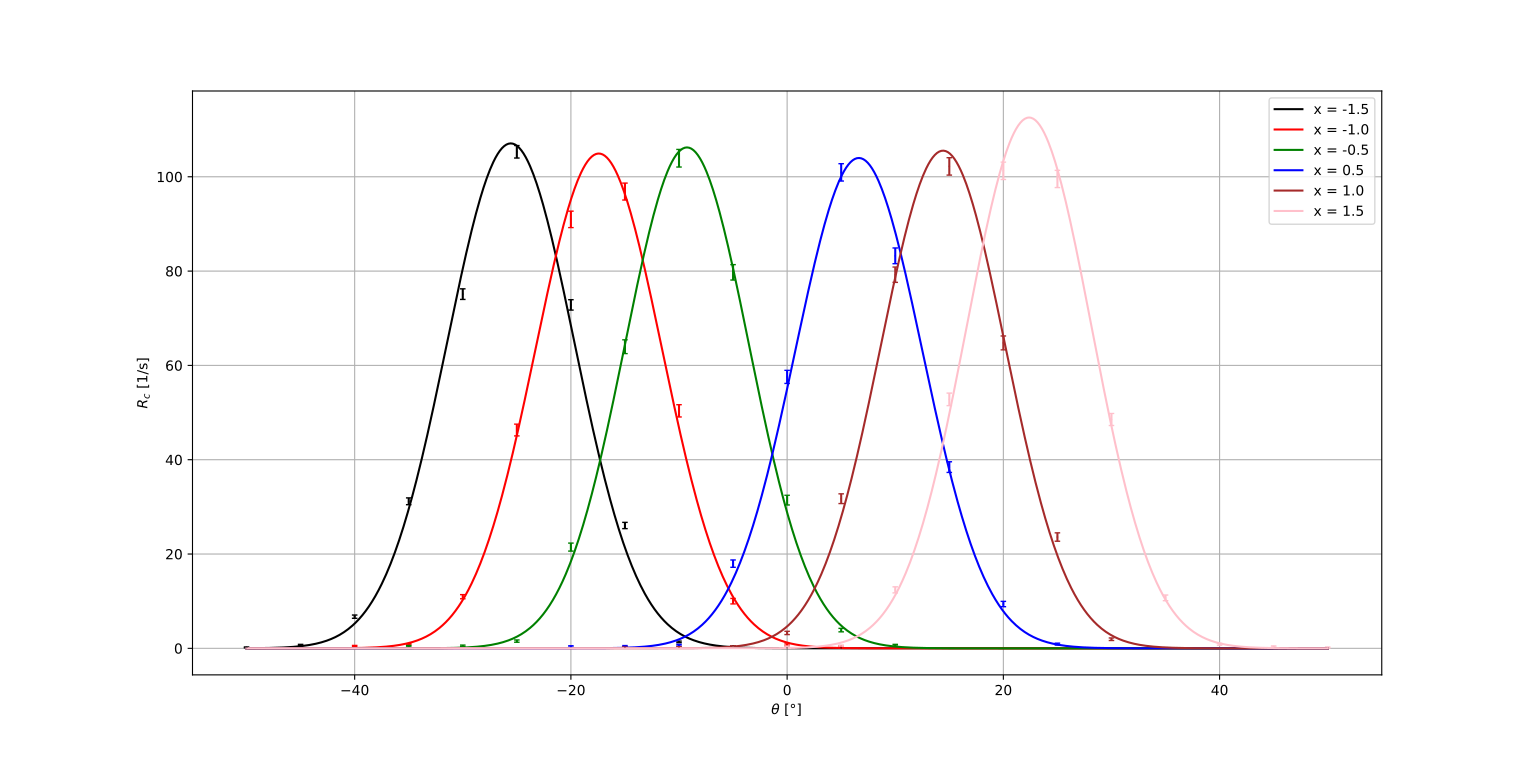

Here is the Python script that generated this plot:
import pandas as pd
import matplotlib.pyplot as plt
import numpy as np
from scipy.optimize import curve_fit

dados = pd.read_excel('dados.xlsx', sheet_name= 'Plano equidistante')

_3_x_theta, _3_x_Rc, _3_x_Rc_err = dados['theta [graus]'][0:12], dados['Rc corr'][0:12], dados['eRc corr'][0:12]
_2_x_theta, _2_x_Rc, _2_x_Rc_err = dados['theta [graus]'][12:22], dados['Rc corr'][12:22], dados['eRc corr'][12:22]
_1_x_theta, _1_x_Rc, _1_x_Rc_err = dados['theta [graus]'][22:32], dados['Rc corr'][22:32], dados['eRc corr'][22:32]
x_1_theta, x_1_Rc, x_1_Rc_err = dados['theta [graus]'][32:42], dados['Rc corr'][32:42], dados['eRc corr'][32:42]
x_2_theta, x_2_Rc, x_2_Rc_err = dados['theta [graus]'][42:52], dados['Rc corr'][42:52], dados['eRc corr'][42:52]
x_3_theta, x_3_Rc, x_3_Rc_err = dados['theta [graus]'][52:], dados['Rc corr'][52:], dados['eRc corr'][52:]

def gaussian(x, A, mu, sigma):
    return A * np.exp(-(x - mu)**2 / (2 * sigma**2))

params_3, covariance_3 = curve_fit(gaussian, _3_x_theta, _3_x_Rc, sigma=_3_x_Rc_err, p0=(100, -25, 1))
params_2, covariance_2 = curve_fit(gaussian, _2_x_theta, _2_x_Rc, sigma=_2_x_Rc_err, p0=(100, -15, 1))
params_1, covariance_1 = curve_fit(gaussian, _1_x_theta, _1_x_Rc, sigma=_1_x_Rc_err, p0=(100, -10, 1))
params_x1, covariance_x1 = curve_fit(gaussian, x_1_theta, x_1_Rc, sigma=x_1_Rc_err, p0=(100, 5, 1))
params_x2, covariance_x2 = curve_fit(gaussian, x_2_theta, x_2_Rc, sigma=x_2_Rc_err, p0=(100, 15, 1))
params_x3, covariance_x3 = curve_fit(gaussian, x_3_theta, x_3_Rc, sigma=x_3_Rc_err, p0=(100, 20, 1))

x_values = np.linspace(min(_3_x_theta), max(x_3_theta), 1000)

plt.errorbar(_3_x_theta, _3_x_Rc, yerr = _3_x_Rc_err, color = 'black', capsize = 2,fmt='.', ecolor='black', markersize=0.5 )
plt.errorbar(_2_x_theta, _2_x_Rc, yerr = _2_x_Rc_err,  color = 'red', capsize = 2,fmt='.', ecolor='red', markersize=0.5 )
plt.errorbar(_1_x_theta, _1_x_Rc, yerr = _1_x_Rc_err,  color = 'green', capsize = 2,fmt='.', ecolor='green', markersize=0.5 )
plt.errorbar(x_1_theta, x_1_Rc, yerr = x_1_Rc_err,  color = 'blue', capsize = 2,fmt='.', ecolor='blue', markersize=0.5 )
plt.errorbar(x_2_theta, x_2_Rc, yerr = x_2_Rc_err,  color = 'brown', capsize = 2,fmt='.', ecolor='brown', markersize=0.5 )
plt.errorbar(x_3_theta, x_3_Rc, yerr = x_3_Rc_err, color = 'pink', capsize = 2,fmt='.', ecolor='pink', markersize=0.5 )
plt.plot(x_values, gaussian(x_values, *params_3), label='x = -1.5', color='black')
plt.plot(x_values, gaussian(x_values, *params_2), label='x = -1.0', color='red')
plt.plot(x_values, gaussian(x_values, *params_1), label='x = -0.5', color='green')
plt.plot(x_values, gaussian(x_values, *params_x1), label='x = 0.5', color='blue')
plt.plot(x_values, gaussian(x_values, *params_x2), label='x = 1.0', color='brown')
plt.plot(x_values, gaussian(x_values, *params_x3), label='x = 1.5', color='pink')
plt.xlabel(f'$\\theta $ [$\degree$]')
plt.ylabel(f'$R_c$ [1/s]')
plt.legend()
plt.grid(True)
plt.show()

def r_squared(data, fit):
    ss_res = np.sum((data - fit)**2)
    ss_tot = np.sum((data - np.mean(data))**2)
    r2 = 1 - (ss_res / ss_tot)
    return r2

r2_3 = r_squared(_3_x_Rc, gaussian(_3_x_theta, *params_3))
r2_2 = r_squared(_2_x_Rc, gaussian(_2_x_theta, *params_2))
r2_1 = r_squared(_1_x_Rc, gaussian(_1_x_theta, *params_1))
r2_x1 = r_squared(x_1_Rc, gaussian(x_1_theta, *params_x1))
r2_x2 = r_squared(x_2_Rc, gaussian(x_2_theta, *params_x2))
r2_x3 = r_squared(x_3_Rc, gaussian(x_3_theta, *params_x3))

def chi_squared(data, fit, errors, num_params):
    residuals = data - fit
    chi2 = np.sum((residuals / errors) ** 2)
    ndf = len(data) - num_params  # Graus de liberdade
    return chi2, ndf

chi2_3, ndf_3 = chi_squared(_3_x_Rc, gaussian(_3_x_theta, *params_3), _3_x_Rc_err, len(params_3))
chi2_2, ndf_2 = chi_squared(_2_x_Rc, gaussian(_2_x_theta, *params_2), _2_x_Rc_err, len(params_2))
chi2_1, ndf_1 = chi_squared(_1_x_Rc, gaussian(_1_x_theta, *params_1), _1_x_Rc_err, len(params_1))
chi2_x1, ndf_x1 = chi_squared(x_1_Rc, gaussian(x_1_theta, *params_x1), x_1_Rc_err, len(params_x1))
chi2_x2, ndf_x2 = chi_squared(x_2_Rc, gaussian(x_2_theta, *params_x2), x_2_Rc_err, len(params_x2))
chi2_x3, ndf_x3 = chi_squared(x_3_Rc, gaussian(x_3_theta, *params_x3), x_3_Rc_err, len(params_x3))

print("Parameters for x = -1.5 in:", params_3)
print("Covariance matrix for x = -1.5 in:", covariance_3)
print("R-squared for x = -1.5 in:", r2_3)
print("Chi-squared and ndf for x = -1.5 in:", chi2_3, ndf_3)

print("Parameters for x = -1.0 in:", params_2)
print("Covariance matrix for x = -1.0 in:", covariance_2)
print("R-squared for x = -1.0 in:", r2_2)
print("Chi-squared and ndf for x = -1.0 in:", chi2_2, ndf_2)

print("Parameters for x = -0.5 in:", params_1)
print("Covariance matrix for x = -0.5 in:", covariance_1)
print("R-squared for x = -0.5 in:", r2_1)
print("Chi-squared and ndf for x = -0.5 in:", chi2_1, ndf_1)

print("Parameters for x = 0.5 in:", params_x1)
print("Covariance matrix for x = 0.5 in:", covariance_x1)
print("R-squared for x = 0.5 in:", r2_x1)
print("Chi-squared and ndf for x = 0.5 in:", chi2_x1, ndf_x1)

print("Parameters for x = 1.0 in:", params_x2)
print("Covariance matrix for x = 1.0 in:", covariance_x2)
print("R-squared for x = 1.0 in:", r2_x2)
print("Chi-squared and ndf for x = 1.0 in:", chi2_x2, ndf_x2)

print("Parameters for x = 1.5 in:", params_x3)
print("Covariance matrix for x = 1.5 in:", covariance_x3)
print("R-squared for x = 1.5 in:", r2_x3)
print("Chi-squared and ndf for x = 1.5 in:", chi2_x3, ndf_x3)                                             
